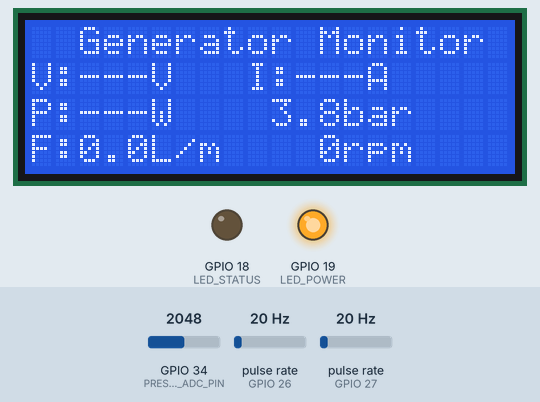
This program was run on a simulated ESP32. Parts: 20×4 character LCD, output pins drawn as LEDs (lit = HIGH). Wiring (inferred from the names in the program): 2 × pulse sensor: data GPIO 26 / data GPIO 27. Inputs (shaded band) come from the test bench; at power-on: pulse rate (sensors on GPIO 26, GPIO 27) 20 Hz, GPIO 34 (PRESSURE_ADC_PIN) = 2048 (analog values on the 0–4095 scale). WiFi joins after 1.5 s; servers stay silent unless stated; what the program prints to the serial monitor is not drawn.

Above: at 3.8 s.
3.9 s: pulse rate (sensor on GPIO 26) set to 4 Hz
At 6.7 s:
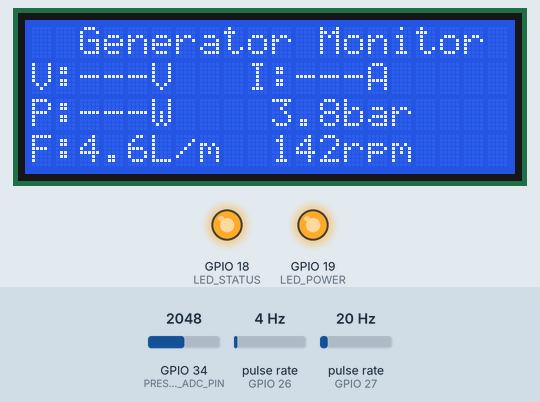
7.0 s: pulse rate (sensor on GPIO 27) set to 4 Hz
At 9.5 s:
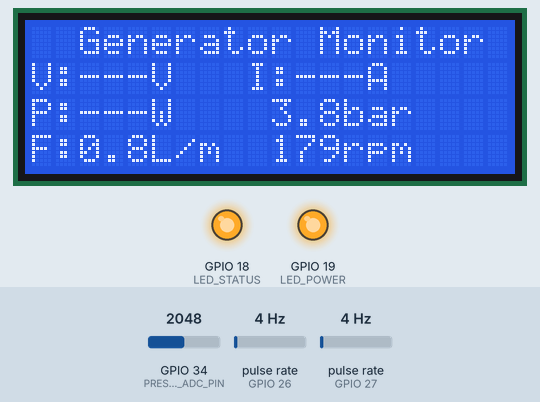
10.1 s: GPIO 34 (PRESSURE_ADC_PIN) set to 1960
At 12.1 s:
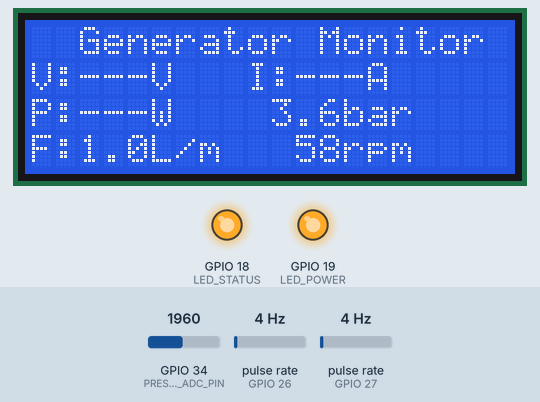
13.2 s: pulse rate (sensor on GPIO 26) set to 50 Hz
At 16.1 s:
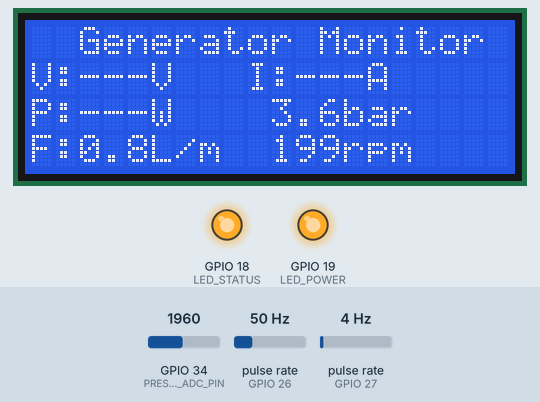
16.3 s: pulse rate (sensor on GPIO 27) set to 50 Hz
At 18.3 s:
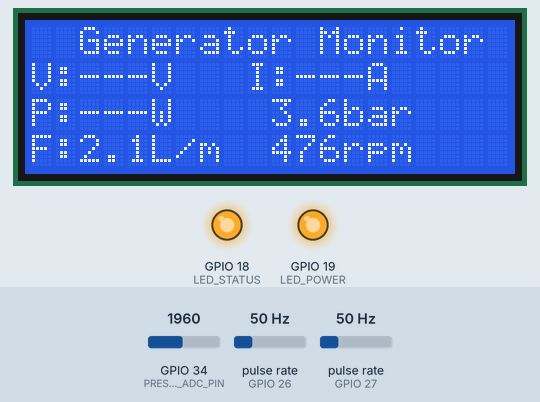
19.4 s: GPIO 34 (PRESSURE_ADC_PIN) set to 2040
At 23.2 s:
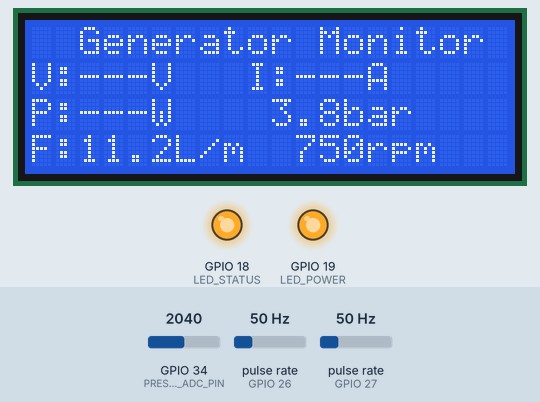
Timing chart, 0 to 23.5 s (numbered marks = the images above; inputs shaded):
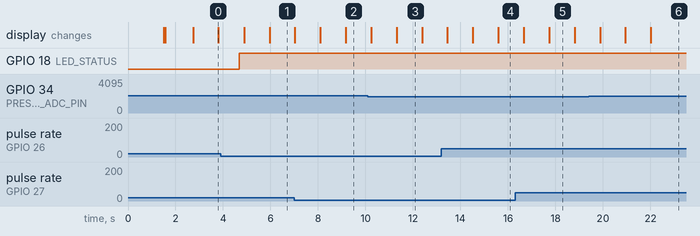

The program:

main.cpp
```cpp
/*
  Arduino IoT Cloud Multi-Sensor Monitor
  Refactored version with improved code organization
*/

#include "thingProperties.h"
#include <ModbusMasterPzem017.h>
#include <Wire.h>
#include <LiquidCrystal_I2C.h>
#include <WiFi.h>

// ============================================================================
// CONFIGURATION SECTION
// ============================================================================

// Pin Definitions
#define FLOW_SENSOR_PIN     27
#define PRESSURE_ADC_PIN    34
#define HALL_SENSOR_PIN     26
#define LED_POWER 19
#define LED_STATUS 18

// PZEM-017 Configuration
#define PZEM_SLAVE_ADDR     0x01
#define PZEM_SHUNT_ADDR     0x0001  // 0x0000=100A, 0x0001=50A, 0x0002=200A, 0x0003=300A

// Sensor Calibration
#define FLOW_CALIBRATION    4.5
#define VOLTAGE_DIVIDER     0.6875  // 10k:22k divider
#define RPM_PULSES_PER_REV  4       // จำนวนแม่เหล็ก (4 ขั้ว)

// Task Update Intervals (milliseconds)
#define CLOUD_UPDATE_RATE   2000
#define PZEM_READ_RATE      5000
#define LCD_UPDATE_RATE     1000
#define FLOW_READ_RATE      100
#define PRESSURE_READ_RATE  500
#define RPM_READ_RATE       100

// PZEM stale-data protection
#define PZEM_MAX_FAIL       3   // รีเซ็ต V/I/P หลังอ่านล้มเหลวติดต่อกัน N ครั้ง

// RPM Moving Average
#define RPM_AVG_SIZE        5   // จำนวนตัวอย่างสำหรับหาค่าเฉลี่ย RPM

// ============================================================================
// GLOBAL OBJECTS & VARIABLES
// ============================================================================

// Hardware Objects
ModbusMaster pzemNode;
LiquidCrystal_I2C lcd(0x27, 20, 4);

// Sensor Data Structures
struct PowerData {
  float voltage = 0.0;
  float current = 0.0;
  float power = 0.0;
  float energy = 0.0;
  bool  valid   = false; // false = อ่านไม่ได้ (แรงดันต่ำเกินไป)
} powerData;

struct FlowData {
  float rate = 0.0;           // L/min
  unsigned int milliLitres = 0;
  unsigned long totalML = 0;
  volatile byte pulseCount = 0;
} flowData;

struct PressureData {
  float bar = 0.0;
  float mpa = 0.0;
} pressureData;

struct RPMData {
  float rpmCount = 0.0;              // วิธี Pulse Count
  float rpmAvg   = 0.0;              // ค่าเฉลี่ย Moving Average
  volatile unsigned long pulseCount = 0;
} rpmData;

// RPM Moving Average buffer
float rpmBuffer[RPM_AVG_SIZE] = {0};
int   rpmBufIndex = 0;

// FreeRTOS Resources
TaskHandle_t hTaskCloud, hTaskPZEM, hTaskLCD, hTaskFlow, hTaskPressure, hTaskRPM;
SemaphoreHandle_t xMutex;

// ============================================================================
// INTERRUPT SERVICE ROUTINES
// ============================================================================

void IRAM_ATTR flowPulseISR() {
  flowData.pulseCount++;
}

void IRAM_ATTR rpmPulseISR() {
  static volatile unsigned long lastPulseTime = 0;
  unsigned long now = micros();
  if (now - lastPulseTime > 2000) { // 2ms software debounce
    rpmData.pulseCount++;
    lastPulseTime = now;
  }
}

// ============================================================================
// SENSOR READING FUNCTIONS
// ============================================================================

// ตัวนับการอ่านล้มเหลวติดต่อกันของ PZEM
static uint8_t pzemFailCount = 0;

bool readPowerSensor() {
  uint8_t result = pzemNode.readInputRegisters(0x0000, 6);

  if (result != pzemNode.ku8MBSuccess) {
    Serial.println("PZEM read failed");
    pzemFailCount++;
    if (pzemFailCount >= PZEM_MAX_FAIL) {
      // แรงดันต่ำกว่า 7V → PZEM อ่านไม่ได้ → mark ว่าไม่ valid
      if (xSemaphoreTake(xMutex, pdMS_TO_TICKS(100))) {
        powerData.voltage = 0.0;
        powerData.current = 0.0;
        powerData.power   = 0.0;
        powerData.valid   = false;
        xSemaphoreGive(xMutex);
      }
      pzemFailCount = 0;
    }
    return false;
  }

  pzemFailCount = 0; // อ่านสำเร็จ – เคลียร์ fail counter

  if (xSemaphoreTake(xMutex, pdMS_TO_TICKS(100))) {
    // Voltage (register 0)
    powerData.voltage = pzemNode.getResponseBuffer(0x0000) / 100.0;

    // Current (register 1)
    powerData.current = pzemNode.getResponseBuffer(0x0001) / 100.0;

    // Power (registers 2-3, 32-bit)
    uint32_t powerRaw = ((uint32_t)pzemNode.getResponseBuffer(0x0003) << 16) |
                        pzemNode.getResponseBuffer(0x0002);
    powerData.power = powerRaw / 10.0;

    // Energy (registers 4-5, 32-bit)
    uint32_t energyRaw = ((uint32_t)pzemNode.getResponseBuffer(0x0005) << 16) |
                         pzemNode.getResponseBuffer(0x0004);
    powerData.energy = energyRaw;

    powerData.valid = true; // อ่านสำเร็จ – ข้อมูลเชื่อถือได้
    xSemaphoreGive(xMutex);
    return true;
  }
  return false;
}

void readFlowSensor(unsigned long deltaTime) {
  static portMUX_TYPE flowMux = portMUX_INITIALIZER_UNLOCKED;
  portENTER_CRITICAL(&flowMux);
  byte pulses = flowData.pulseCount;
  flowData.pulseCount = 0;
  portEXIT_CRITICAL(&flowMux);

  // Calculate flow rate: (pulses/sec) / calibrationFactor = L/min
  float rate = ((1000.0 / deltaTime) * pulses) / FLOW_CALIBRATION;
  unsigned int ml = (rate / 60.0) * 1000;  // Convert to mL/sec

  if (xSemaphoreTake(xMutex, portMAX_DELAY)) {
    flowData.rate = rate;
    flowData.milliLitres = ml;
    flowData.totalML += ml;
    xSemaphoreGive(xMutex);
  }
}

void readPressureSensor() {
  // Read 12-bit ADC
  int rawADC = analogRead(PRESSURE_ADC_PIN);
  float adcVoltage = (rawADC / 4095.0) * 3.3;

  // Compensate for voltage divider
  float sensorVoltage = adcVoltage / VOLTAGE_DIVIDER;

  // Convert to pressure (0.5-4.5V → 0-8 bar)
  float bar = (sensorVoltage - 0.5) * (8.0 / 4.0);
  if (bar < 0) bar = 0;

  if (xSemaphoreTake(xMutex, portMAX_DELAY)) {
    pressureData.bar = bar;
    pressureData.mpa = bar * 0.1;  // 1 bar = 0.1 MPa
    xSemaphoreGive(xMutex);
  }
}

void readRPMSensor(unsigned long deltaTime) {
  static portMUX_TYPE rpmMux = portMUX_INITIALIZER_UNLOCKED;
  portENTER_CRITICAL(&rpmMux);
  unsigned long pulses = rpmData.pulseCount;
  rpmData.pulseCount = 0;
  portEXIT_CRITICAL(&rpmMux);

  // === Pulse Count (นับ pulse ต่อช่วงเวลา) ===
  float rpmCount = (pulses / (float)RPM_PULSES_PER_REV) * (60000.0 / deltaTime);

  // === Moving Average ===
  rpmBuffer[rpmBufIndex] = rpmCount;
  rpmBufIndex = (rpmBufIndex + 1) % RPM_AVG_SIZE;

  float sum = 0.0;
  for (int i = 0; i < RPM_AVG_SIZE; i++) sum += rpmBuffer[i];
  float rpmAvg = sum / RPM_AVG_SIZE;

  if (xSemaphoreTake(xMutex, pdMS_TO_TICKS(100))) {
    rpmData.rpmCount = rpmCount;  // ค่าดิบ (ใช้ใน Cloud / Teleplot)
    rpmData.rpmAvg   = rpmAvg;   // ค่าเฉลี่ย (ใช้บน LCD)
    xSemaphoreGive(xMutex);
  }
}

// ============================================================================
// DISPLAY FUNCTIONS
// ============================================================================

void updateLCD() {
  if (xSemaphoreTake(xMutex, portMAX_DELAY)) {
    char line1[21], line2[21], line3[21], line4[21];

    // Line 1: Title
    snprintf(line1, sizeof(line1),
             "  Generator Monitor   ");  // 20 chars

    // Line 2: Voltage & Current (แสดง --- ถ้า PZEM อ่านไม่ได้)
    if (powerData.valid) {
      snprintf(line2, sizeof(line2),
               "V:%.1fV   I:%.2fA   ",
               powerData.voltage,
               powerData.current);
    } else {
      snprintf(line2, sizeof(line2),
               "V:---V   I:---A   ");
    }

    // Line 3: Power & Pressure (แสดง --- ถ้า PZEM อ่านไม่ได้)
    if (powerData.valid) {
      snprintf(line3, sizeof(line3),
               "P:%.2fW    %.1fbar   ",
               powerData.power,
               pressureData.bar);
    } else {
      snprintf(line3, sizeof(line3),
               "P:---W    %.1fbar   ",
               pressureData.bar);
    }

    // Line 4: Flowrate & RPM (ใช้ค่าเฉลี่ย)
    snprintf(line4, sizeof(line4),
             "F:%.1fL/m %4drpm ",
             flowData.rate,
             (int)rpmData.rpmAvg);

    // แสดงผลบน LCD
    lcd.setCursor(0, 0); lcd.print(line1);
    lcd.setCursor(0, 1); lcd.print(line2);
    lcd.setCursor(0, 2); lcd.print(line3);
    lcd.setCursor(0, 3); lcd.print(line4);

    xSemaphoreGive(xMutex);
  }
}

void printTeleplot() {
  if (xSemaphoreTake(xMutex, portMAX_DELAY)) {
    // Teleplot format: >variable_name:value
    Serial.printf(">voltage:%.2f\n", powerData.voltage);
    Serial.printf(">current:%.3f\n", powerData.current);
    Serial.printf(">power:%.1f\n", powerData.power);
    Serial.printf(">energy:%.0f\n", powerData.energy);
    Serial.printf(">flow:%.2f\n", flowData.rate);
    Serial.printf(">pressure:%.2f\n", pressureData.bar);
    Serial.printf(">rpm_count:%.0f\n", rpmData.rpmCount);
    xSemaphoreGive(xMutex);
  }
}

// ============================================================================
// FREERTOS TASK FUNCTIONS
// ============================================================================

void TaskCloud(void *pvParameters) {
  for (;;) {
    digitalWrite(LED_POWER , HIGH);
    ArduinoCloud.update();

    if (WiFi.status() == WL_CONNECTED) {
      digitalWrite(LED_STATUS, HIGH);
    } else {
      digitalWrite(LED_STATUS, LOW);
    }

    if (xSemaphoreTake(xMutex, portMAX_DELAY)) {
      // Teleplot output
      Serial.printf(">voltage:%.2f\n", powerData.voltage);
      Serial.printf(">current:%.3f\n", powerData.current);
      Serial.printf(">flow:%.2f\n", flowData.rate);
      Serial.printf(">pressure:%.2f\n", pressureData.bar);
      Serial.printf(">rpm_count:%.0f\n", rpmData.rpmCount);
      volt = powerData.voltage;
      current = powerData.current;
      flow = flowData.rate;
      pressure = pressureData.bar;
      rpm = rpmData.rpmCount;  // ส่ง Pulse Count ขึ้น Cloud
      xSemaphoreGive(xMutex);
    }

    vTaskDelay(CLOUD_UPDATE_RATE / portTICK_PERIOD_MS);
  }
}

void TaskPZEM(void *pvParameters) {
  for (;;) {
    if (readPowerSensor()) {
      printTeleplot();
    }
    vTaskDelay(PZEM_READ_RATE / portTICK_PERIOD_MS);
  }
}

void TaskLCD(void *pvParameters) {
  for (;;) {
    updateLCD();
    vTaskDelay(LCD_UPDATE_RATE / portTICK_PERIOD_MS);
  }
}

void TaskFlow(void *pvParameters) {
  unsigned long lastTime = millis();

  for (;;) {
    unsigned long currentTime = millis();
    unsigned long deltaTime = currentTime - lastTime;

    if (deltaTime >= 1000) {
      readFlowSensor(deltaTime);
      lastTime = currentTime;
    }

    vTaskDelay(FLOW_READ_RATE / portTICK_PERIOD_MS);
  }
}

void TaskPressure(void *pvParameters) {
  for (;;) {
    readPressureSensor();
    vTaskDelay(PRESSURE_READ_RATE / portTICK_PERIOD_MS);
  }
}

void TaskRPM(void *pvParameters) {
  unsigned long lastTime = millis();

  for (;;) {
    unsigned long currentTime = millis();
    unsigned long deltaTime = currentTime - lastTime;

    if (deltaTime >= 1000) {
      readRPMSensor(deltaTime);
      lastTime = currentTime;
    }

    vTaskDelay(RPM_READ_RATE / portTICK_PERIOD_MS);
  }
}

// ============================================================================
// PZEM CONFIGURATION FUNCTIONS
// ============================================================================

void configurePZEMShunt(uint8_t slaveAddr, uint16_t shuntAddr) {
  uint16_t crc = 0xFFFF;
  uint8_t cmd = 0x06;
  uint16_t reg = 0x0003;

  crc = crc16_update(crc, slaveAddr);
  crc = crc16_update(crc, cmd);
  crc = crc16_update(crc, highByte(reg));
  crc = crc16_update(crc, lowByte(reg));
  crc = crc16_update(crc, highByte(shuntAddr));
  crc = crc16_update(crc, lowByte(shuntAddr));

  Serial.println("Configuring PZEM shunt...");
  Serial2.write(slaveAddr);
  Serial2.write(cmd);
  Serial2.write(highByte(reg));
  Serial2.write(lowByte(reg));
  Serial2.write(highByte(shuntAddr));
  Serial2.write(lowByte(shuntAddr));
  Serial2.write(lowByte(crc));
  Serial2.write(highByte(crc));

  delay(100);

  while (Serial2.available()) {
    Serial.print(Serial2.read(), HEX);
    Serial.print(" ");
  }
  Serial.println();
}

// ============================================================================
// HARDWARE INITIALIZATION
// ============================================================================

void initHardware() {
  // Serial
  Serial.begin(115200);
  delay(1500);

  // I2C + LCD
  Wire.begin();
  lcd.begin(20, 4);
  lcd.backlight();
  lcd.setCursor(0, 0);
  lcd.print("Initializing...");

  // Flow Sensor
  pinMode(FLOW_SENSOR_PIN, INPUT_PULLUP);
  attachInterrupt(digitalPinToInterrupt(FLOW_SENSOR_PIN), flowPulseISR, FALLING);

  // Hall Sensor (RPM)
  pinMode(HALL_SENSOR_PIN, INPUT_PULLUP);
  attachInterrupt(digitalPinToInterrupt(HALL_SENSOR_PIN), rpmPulseISR, FALLING);

  // Pressure Sensor ADC
  analogReadResolution(12);
  analogSetPinAttenuation(PRESSURE_ADC_PIN, ADC_11db);

  //Pilot lamp
  pinMode(LED_STATUS , OUTPUT);
  pinMode(LED_POWER, OUTPUT);
  digitalWrite(LED_POWER , HIGH);
  digitalWrite(LED_STATUS , LOW);


  // PZEM-017  TX=17 RX=16
  Serial2.begin(9600, SERIAL_8N2, 16, 17);
  configurePZEMShunt(PZEM_SLAVE_ADDR, PZEM_SHUNT_ADDR);
  pzemNode.begin(PZEM_SLAVE_ADDR, Serial2);
  delay(1000);
}

void initCloudConnection() {
  initProperties();
  ArduinoCloud.begin(ArduinoIoTPreferredConnection);
  setDebugMessageLevel(2);
  ArduinoCloud.printDebugInfo();
}

void createTasks() {
  xMutex = xSemaphoreCreateMutex();

  xTaskCreatePinnedToCore(TaskCloud, "Cloud", 10000, NULL, 1, &hTaskCloud, 0);
  xTaskCreatePinnedToCore(TaskPZEM, "PZEM", 10000, NULL, 2, &hTaskPZEM, 1);
  xTaskCreatePinnedToCore(TaskLCD, "LCD", 4096, NULL, 1, &hTaskLCD, 1);  // Core 1 (same as Wire.begin)
  xTaskCreatePinnedToCore(TaskFlow, "Flow", 4096, NULL, 2, &hTaskFlow, 1);
  xTaskCreatePinnedToCore(TaskPressure, "Pressure", 4096, NULL, 2, &hTaskPressure, 1);
  xTaskCreatePinnedToCore(TaskRPM, "RPM", 4096, NULL, 2, &hTaskRPM, 1);
}

// ============================================================================
// MAIN FUNCTIONS
// ============================================================================

void setup() {
  initHardware();
  initCloudConnection();
  createTasks();
}

void loop() {
  // Empty - all work done by FreeRTOS tasks
  vTaskDelay(1000 / portTICK_PERIOD_MS);
}
```

thingProperties.h
```cpp
// Code generated by Arduino IoT Cloud, DO NOT EDIT.

#include <ArduinoIoTCloud.h>
#include <Arduino_ConnectionHandler.h>

const char DEVICE_LOGIN_NAME[]  = "fce002f0-4e3d-4a09-bd05-52a60429a655";

const char SSID[]               = "AB";    // Network SSID (name)
const char PASS[]               = "1234567890";    // Network password (use for WPA, or use as key for WEP)
const char DEVICE_KEY[]  = "2QxxHE25nyF8UvAl3RtCw3VCA";    // Secret device password


float current;
float flow;
float power;
float pressure;
float rpm;
float volt;

void initProperties(){

  ArduinoCloud.setBoardId(DEVICE_LOGIN_NAME);
  ArduinoCloud.setSecretDeviceKey(DEVICE_KEY);
  ArduinoCloud.addProperty(current, READ, ON_CHANGE, NULL);
  ArduinoCloud.addProperty(flow, READ, ON_CHANGE, NULL);
  ArduinoCloud.addProperty(power, READ, ON_CHANGE, NULL);
  ArduinoCloud.addProperty(pressure, READ, ON_CHANGE, NULL);
  ArduinoCloud.addProperty(rpm, READ, ON_CHANGE, NULL);
  ArduinoCloud.addProperty(volt, READ, ON_CHANGE, NULL);

}

WiFiConnectionHandler ArduinoIoTPreferredConnection(SSID, PASS);
```

Measured:
- what the display in image 3 shows lasts 1.1 s, from 11.3 s to 12.4 s
